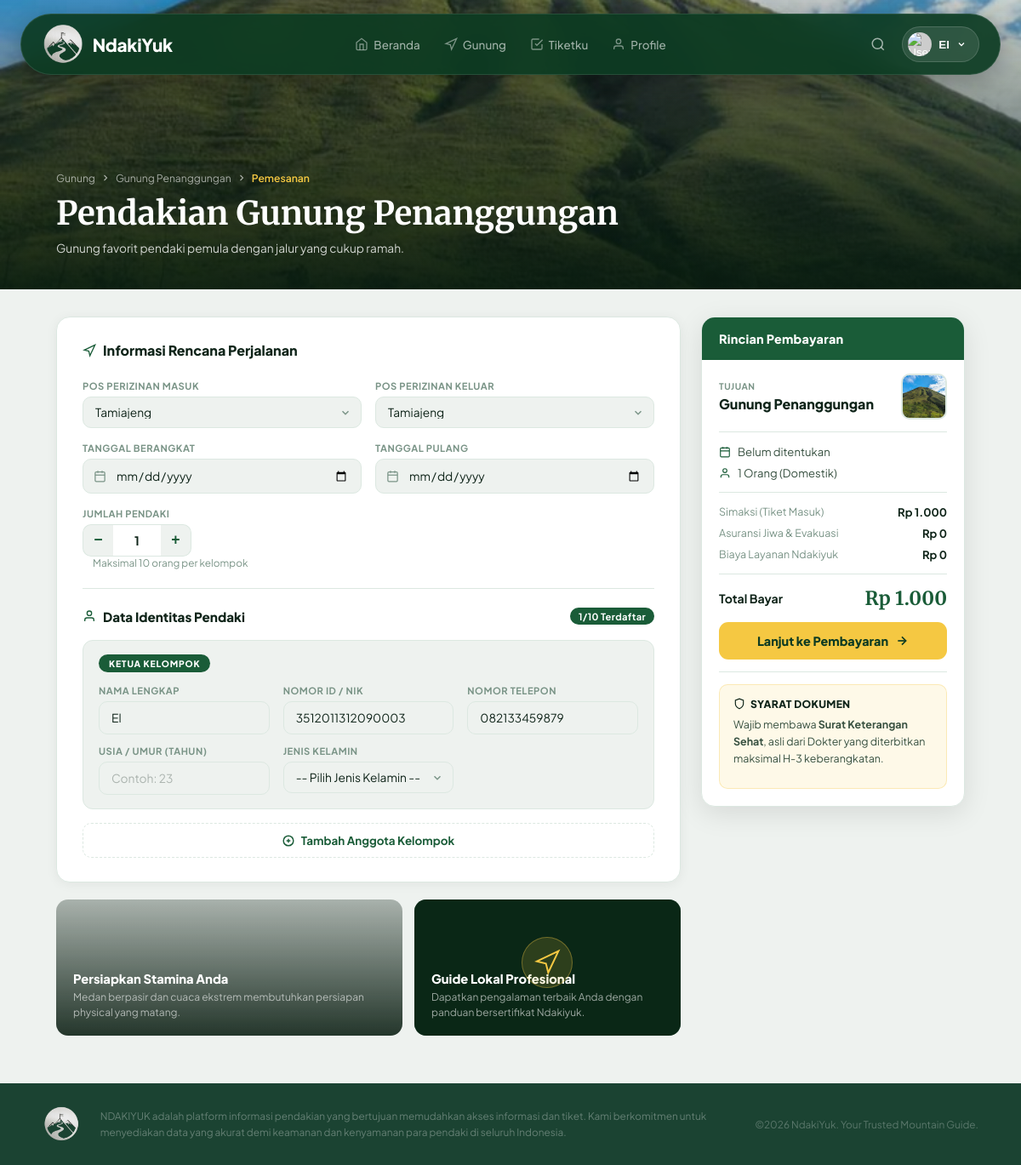
Screenshot of /pemesanan_OLD.php?id=2 (signed in) with the database file from the repository.
### tables this page shows
CREATE TABLE `gunung` (
  `id_gunung` int NOT NULL AUTO_INCREMENT,
  `id_kategori` int NOT NULL,
  `nama_gunung` varchar(100) NOT NULL,
  `lokasi` varchar(100) DEFAULT NULL,
  `tinggi` int DEFAULT NULL,
  `estimasi_pendakian` varchar(50) DEFAULT NULL,
  `deskripsi` text,
  `kuota_harian` int DEFAULT NULL,
  `harga_tiket` int DEFAULT NULL,
  `pos_perizinan` text,
  `status_gunung` enum('Buka','Tutup') DEFAULT 'Buka',
  `gambar` varchar(255) DEFAULT NULL,
  `peta_gunung` varchar(255) DEFAULT NULL,
  `created_at` timestamp NULL DEFAULT CURRENT_TIMESTAMP,
  `fasilitas_gunung` text,
  `info_terkini` text,
  PRIMARY KEY (`id_gunung`),
  KEY `id_kategori` (`id_kategori`),
  CONSTRAINT `gunung_ibfk_1` FOREIGN KEY (`id_kategori`) REFERENCES `kategori_gunung` (`id_kategori`)
);

CREATE TABLE `user_profile` (
  `id_profile` int NOT NULL AUTO_INCREMENT,
  `id_user` int NOT NULL,
  `nama_lengkap` varchar(100) NOT NULL,
  `nik` varchar(30) NOT NULL,
  `no_hp` varchar(20) NOT NULL,
  `foto_profile` varchar(255) DEFAULT NULL,
  `bio` text,
  PRIMARY KEY (`id_profile`),
  UNIQUE KEY `nik` (`nik`),
  KEY `fk_profile_user` (`id_user`),
  CONSTRAINT `fk_profile_user` FOREIGN KEY (`id_user`) REFERENCES `users` (`id_user`) ON DELETE CASCADE
);

### pemesanan_OLD.php (the view, shortened to what the rows shown need)
<?php
$id_user = $_SESSION['id_user'];
$id = (int)($_GET['id'] ?? 1);
$queryGunung = mysqli_query($conn, "SELECT * FROM gunung WHERE id_gunung = $id");
$rowGunung = mysqli_fetch_assoc($queryGunung);
$ambil_pos = !empty($rowGunung['pos_perizinan']) ? explode(',', $rowGunung['pos_perizinan']) : ['Jalur Utama'];
$array_pos = array_map('trim', $ambil_pos);
$g = [
    'nama'           => $rowGunung['nama_gunung'],
    'tinggi'         => number_format($rowGunung['tinggi'], 0, ',', '.'),
    'image'          => 'assets/img/gunung/' . $rowGunung['gambar'],
    'hero'           => 'assets/img/gunung/' . $rowGunung['gambar'],
    'tagline'        => $rowGunung['deskripsi'],
    'pos_main'       => $array_pos,
    'pos_masuk'      => $array_pos,
    'pos_keluar'     => $array_pos,
    'harga_simaksi'  => $rowGunung['harga_tiket'],
    'harga_asuransi' => 0,
    'harga_layanan'  => 0,
];
function formatRp(int $n): string
{
    return 'Rp ' . number_format($n, 0, ',', '.');
}
$queryKetua = mysqli_query($conn, "SELECT nama_lengkap, nik, no_hp FROM user_profile WHERE id_user = '$id_user'");
$dataKetua = mysqli_fetch_assoc($queryKetua);
?>
<!DOCTYPE html>
<html lang="id">
<head>
    <link rel="stylesheet" href="assets/css/style.css?v=1000">
    <link rel="stylesheet" href="assets/css/pemesanan.css">
</head>
<body>
    <section class="hero">
        <div class="hero-content">
            <div class="hero-breadcrumb">
                <a href="gunung.php">Gunung</a>
                <svg width="12" height="12" viewBox="0 0 24 24" fill="none" stroke="currentColor" stroke-width="2.5">
                    <polyline points="9 18 15 12 9 6" />
                </svg>
                <a href="detail_gunung.php?id=<?= $id ?>"><?= htmlspecialchars($g['nama']) ?></a>
                <svg width="12" height="12" viewBox="0 0 24 24" fill="none" stroke="currentColor" stroke-width="2.5">
                    <polyline points="9 18 15 12 9 6" />
                </svg>
                <span>Pemesanan</span>
            </div>
            <h1 class="hero-title">Pendakian <?= htmlspecialchars($g['nama']) ?></h1>
            <p class="hero-tagline"><?= htmlspecialchars($g['tagline']) ?></p>
        </div>
    </section>
    <main class="page-main">
        <div class="page-container">
            <div class="col-form">
                <div class="form-card" style="animation-delay:0.05s">
                    <form method="POST" action="pemesanan.php?id=<?= $id ?>" id="mainForm" novalidate>
                        <div class="pendaki-list" id="pendakiList">
                            <div class="pendaki-block" data-idx="0">
                                <div class="field-row">
                                    <div class="field-group">
                                        <label class="field-label">NAMA LENGKAP</label>
                                        <input type="text" name="pendaki[0][nama]" class="form-input" value="<?= htmlspecialchars($dataKetua['nama_lengkap'] ?? '') ?>" placeholder="Sesuai KTP" required>
                                    </div>
                                    <div class="field-group">
                                        <label class="field-label">NOMOR ID / NIK</label>
                                        <input type="text" name="pendaki[0][nik]" class="form-input" value="<?= htmlspecialchars($dataKetua['nik'] ?? '') ?>" placeholder="16 Digit Angka" maxlength="16" required>
                                    </div>
                                    <div class="field-group">
                                        <label class="field-label">NOMOR TELEPON</label>
                                        <input type="tel" name="pendaki[0][phone]" class="form-input" value="<?= htmlspecialchars($dataKetua['no_hp'] ?? '') ?>" placeholder="08xxxxxxxxx">
                                    </div>
                                </div>
                            </div>
                        </div>
                    </form>
                </div>
            </div>
            <div class="col-summary">
                <div class="summary-card" style="animation-delay:0.08s">
                    <div class="summary-mountain">
                        <div class="summary-mountain-info">
                            <div class="summary-mountain-label">TUJUAN</div>
                            <div class="summary-mountain-name"><?= htmlspecialchars($g['nama']) ?></div>
                        </div>
                    </div>
                    <div class="summary-biaya">
                        <div class="biaya-row">
                            <span class="biaya-label">Simaksi (Tiket Masuk)</span>
                            <span class="biaya-val" id="biayaSimaksi"><?= formatRp($g['harga_simaksi']) ?></span>
                        </div>
                    </div>
                    <div class="summary-total-row">
                        <span class="total-label">Total Bayar</span>
                        <span class="total-angka" id="totalBayar"><?= formatRp($g['harga_simaksi'] + $g['harga_asuransi'] + $g['harga_layanan']) ?></span>
                    </div>
                </div>
            </div>
        </div>
    </main>
</body>
</html>

### rows the page displays
gunung: nama_gunung "Gunung Penanggungan", deskripsi "Gunung favorit pendaki pemula dengan jalur yang cukup ramah.", harga_tiket "Rp 1.000"
user_profile: nama_lengkap "El", nik "3512011312090003", no_hp "082133459879"

### other values shown
$_SESSION['nama_lengkap'] "El"
formatRp($g['harga_asuransi']) "Rp 0"
formatRp($g['harga_layanan']) "Rp 0"
form field pos_masuk "Tamiajeng"
form field pos_keluar "Tamiajeng"
